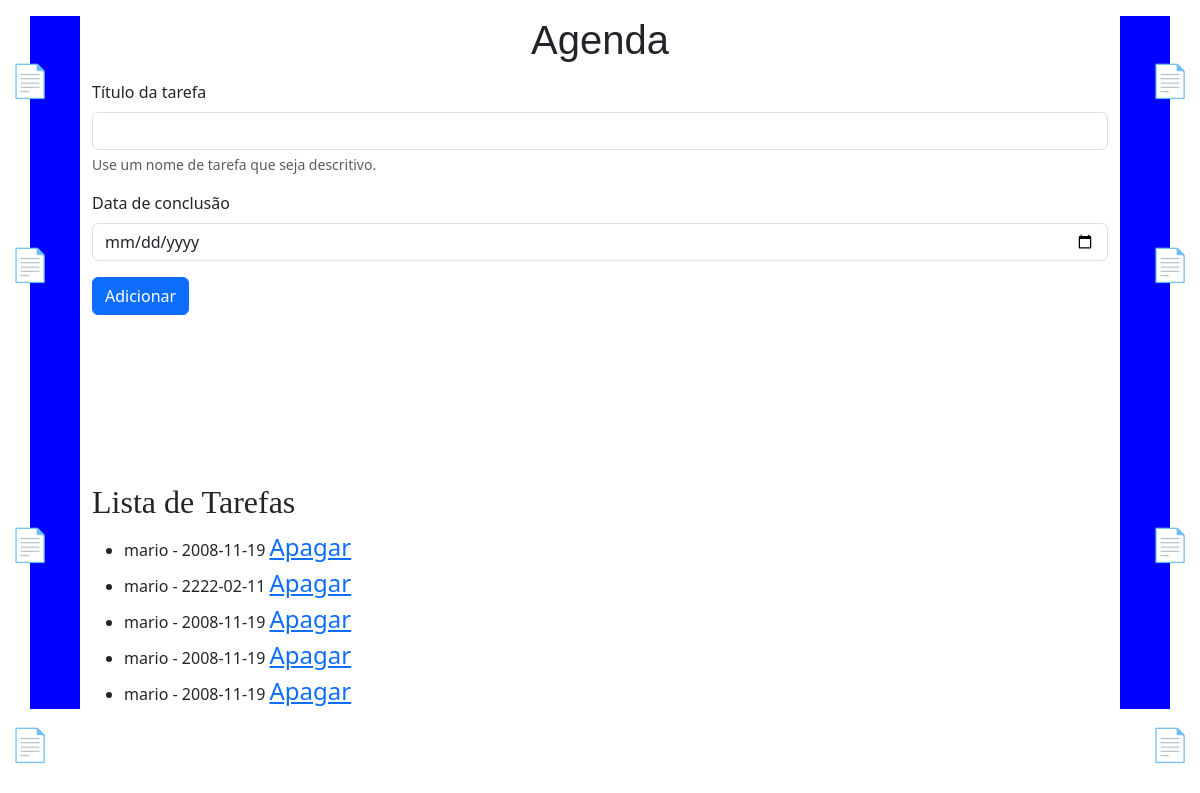
Page /agenda on the committed database.
### tables this page shows
CREATE TABLE tarefas (
        id INTEGER PRIMARY KEY AUTOINCREMENT,
        titulo_tarefa TEXT NOT NULL,
        data_conclusao TEXT);

### app.py (the view)
@app.route('/agenda', methods=['GET', 'POST'])
def agenda():
    tarefas = None
    if request.method == 'POST':
        titulo_tarefa = request.form['titulo-tarefa']
        data_conclusao = request.form['data-conclusao']
        tarefa = Tarefa(titulo_tarefa, data_conclusao)
        tarefa.salvar_tarefa()
    tarefas = Tarefa.obter_tarefas()
    return render_template('agenda.html', titulo='Agenda', tarefas=tarefas)

### models/database.py (called while the page is built)
    def buscar_tudo(self, query: str, params: tuple = ()) -> list[Any]:
        self.cursor.execute(query, params)
        return self.cursor.fetchall()

    def close(self) -> None:
        self.connection.close()

    def __enter__(self) -> Self:
        return self

    def __exit__(self, exc_type: Optional[Type[BaseException]],
                  exc_value: Optional[BaseException], tb: Optional[TracebackType]) -> None:
        if exc_type is not None:
            print('Excecao capturada no contexto:')
            print(f'Tipo: {exc_type.__name__}')
            print(f'Mensagem: {exc_value}')
            print('TraceBack completo:')
            traceback.print_tb(tb)
        self.close()

### models/tarefa.py (called while the page is built)
    @classmethod
    def obter_tarefas(cls) -> list[Self]:
        with Database('./data/tarefas.sqlite3') as db:
            query: str = 'SELECT titulo_tarefa, data_conclusao, id FROM tarefas;'
            resultados: list[Any] = db.buscar_tudo(query)
            tarefas: list[Self] = [cls(titulo, data, id) for titulo, data, id in resultados]
            return tarefas

### templates/agenda.html
{% extends "base.html" %}
{% block content %}
    <form class="mt-3" method="POST">
        <div class="mb-3">
            <label for="titulo-tarefa" class="form-label">Título da tarefa</label>
            <input type="text" class="form-control" name="titulo-tarefa" id="titulo-tarefa" aria-describedby="ajudaNomeTarefa" required>
            <div id="ajudaNomeTarefa" class="form-text">Use um nome de tarefa que seja descritivo.</div>
        </div>
        <div class="mb-3">
            <label for="data-conclusao" class="form-label">Data de conclusão</label>
            <input type="date" class="form-control" id="data-conclusao" name="data-conclusao" id="data-conclusao">
        </div>
        <button type="submit" class="btn btn-primary">Adicionar</button>
        <br>
        <br>
        <br>
        <br>
        <br>
        <br>
        <br>
        <br>
    </form>
        <div class="Notas esquerda" style="top: 7%;">📄</div>
        <div class="Notas esquerda" style="top: 30%;">📄</div>
        <div class="Notas esquerda" style="top: 65%;">📄</div>
        <div class="Notas esquerda" style="top: 90%;">📄</div>
        <div class="Notas direita" style="top: 7%;">📄</div>
        <div class="Notas direita" style="top: 30%;">📄</div>
        <div class="Notas direita" style="top: 65%;">📄</div>
        <div class="Notas direita" style="top: 90%;">📄</div>
    <h2>Lista de Tarefas</h2>
        {% if tarefas %}
            <ul>
                {% for tarefa in tarefas %}
                    <li>{{ tarefa.titulo_tarefa }} - {{ tarefa.data_conclusao }} <a href="{{ url_for
                      ('delete', idTarefa=tarefa.id_tarefa)}}">Apagar</a></li>
                {% endfor %}
            </ul>
        {% else %}
            <p>Nenhuma tarefa cadastrada</p>
        {% endif %}
{% endblock %}

### templates/base.html (shortened to what this page needs)
<!DOCTYPE html>
<html lang="pt-br">
<head>
    <link rel="stylesheet" href="{{ url_for('static', filename='style.css') }}">
    <link href="https://cdn.jsdelivr.net/npm/bootstrap@5.3.8/dist/css/bootstrap.min.css" rel="stylesheet">
</head>
<body class="container">
    <h1 class="mt-3">{{ titulo }}</h1>
    {% block content %}{% endblock %}
</body>
</html>

### static/style.css (style rules this page uses)
html, body { height:40px; }
h1 { text-align: center; font-size: 2.5rem; font-family:Impact, Haettenschweiler, 'Arial Narrow Bold', sans-serif; }
h2 { font-family: cursive; color: darkblue; }
body { background-color: whitesmoke; text-align: center; border-left: 50px solid blue; border-right: 50px solid blue; height: auto; }
a { text-align: center; font-family: Monospace Courier 'Times New Roman', Times, serif; font-size: 1.5rem; color: blue; text-decoration: underline; }
input { background-color: #d7d8fa; border-color:#c7c4de; }
button { background-color: #d7d8fa; border-color:#c7c4de; }
.Notas { position: fixed; font-size: 2rem; color: #9f2c3f; animation: piscar 1.5s infinite alternate; z-index: 1000; }
.Notas.esquerda { left: 10px; top: 20%; }
.Notas.direita { right: 10px; top: 40%; }

### rows in the picture
tarefas: titulo_tarefa "mario", data_conclusao "2008-11-19"
tarefas: titulo_tarefa "mario", data_conclusao "2222-02-11"
tarefas: titulo_tarefa "mario", data_conclusao "2008-11-19"
tarefas: titulo_tarefa "mario", data_conclusao "2008-11-19"
tarefas: titulo_tarefa "mario", data_conclusao "2008-11-19"

### other values in the picture
{{ titulo }} "Agenda"
